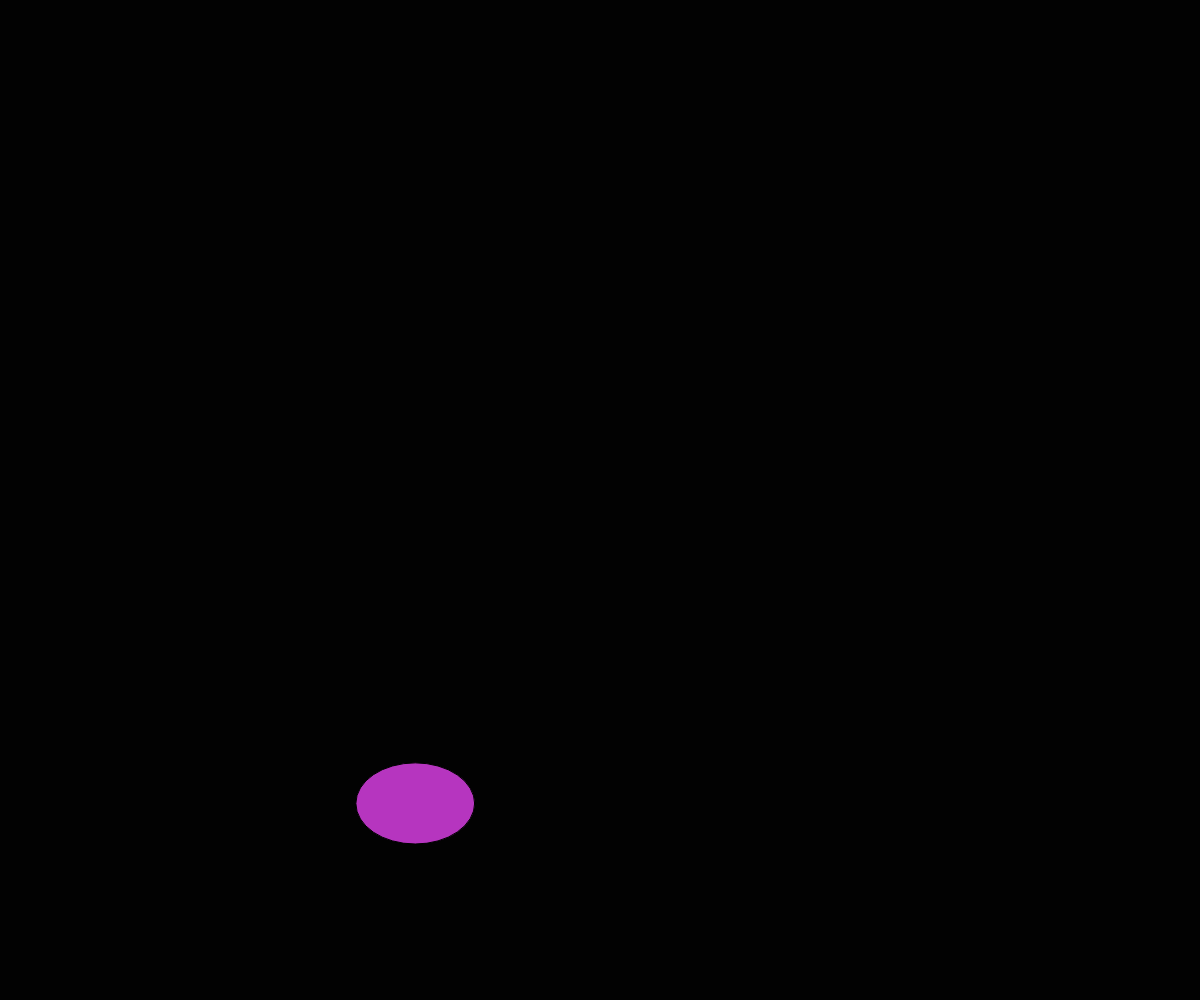
Frame 1 (no input)
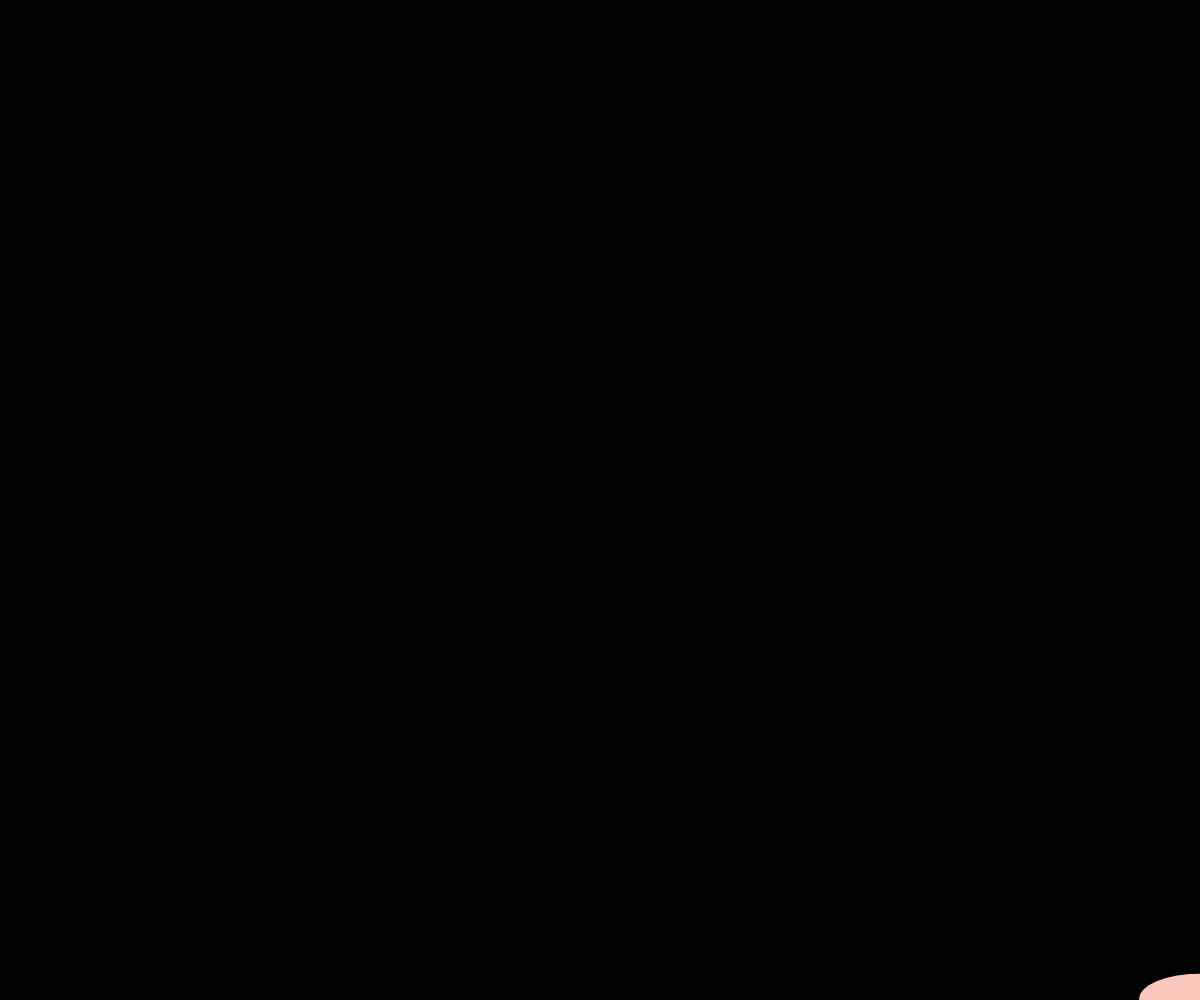
Frame 60 (no input)
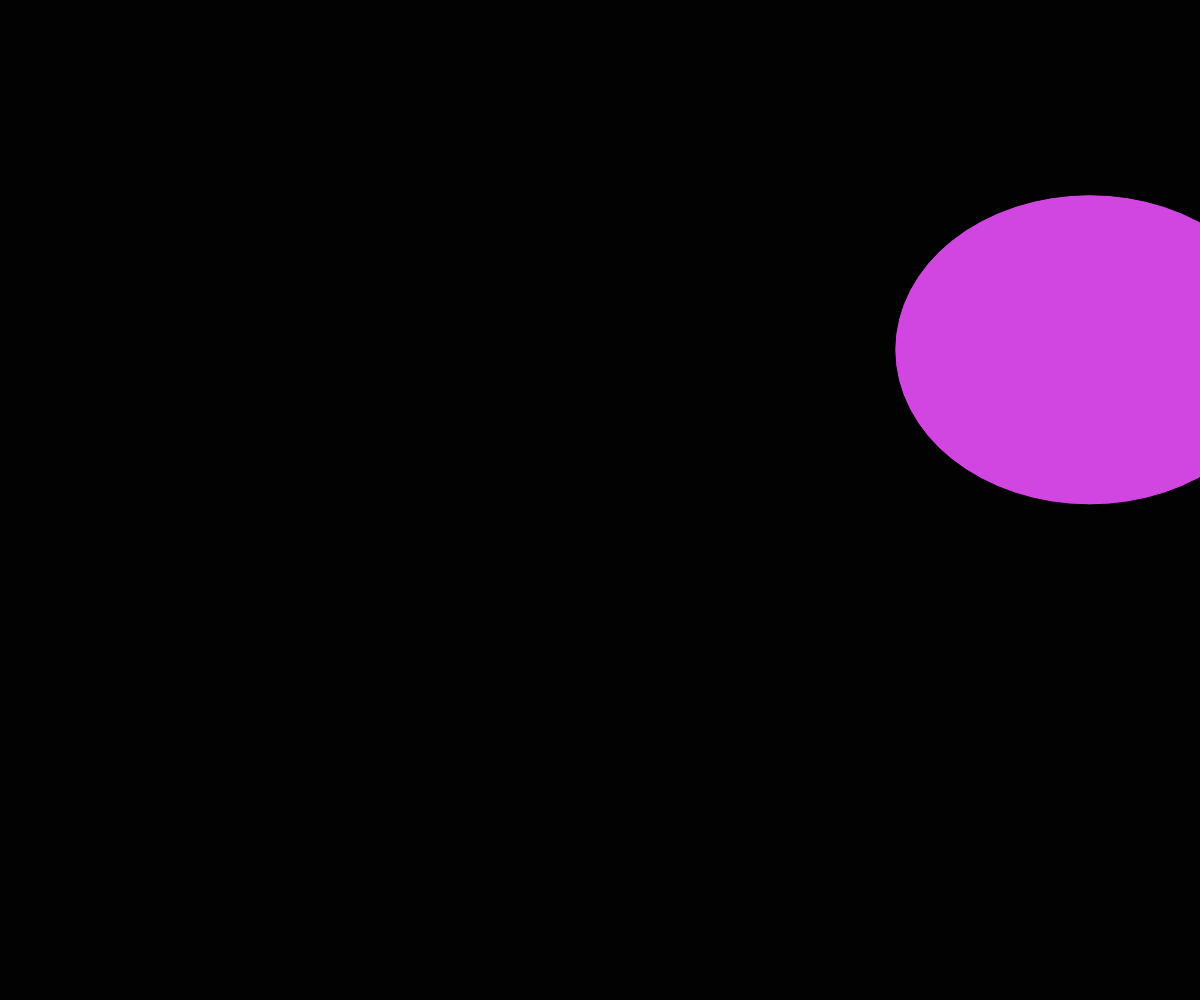
Frame 120 (the mouse pressed at the canvas centre since frame 60)

The p5.js sketch that drew these frames (run headless with seeded random() and noise() and a simulated clock; from frame 60 on, the mouse is pressed at the canvas centre):

// p5.js sketch
// ── sketch.js
let w = innerWidth;
let h = innerHeight;

function setup() {
  createCanvas(w, h);
}

function draw() {
  background(2);
  
  fill(random(0,255),random(0,255),random(0,255));
  ellipse(random(0,w), random(0,h),random(0, w/3), random(0, h/3));
}
